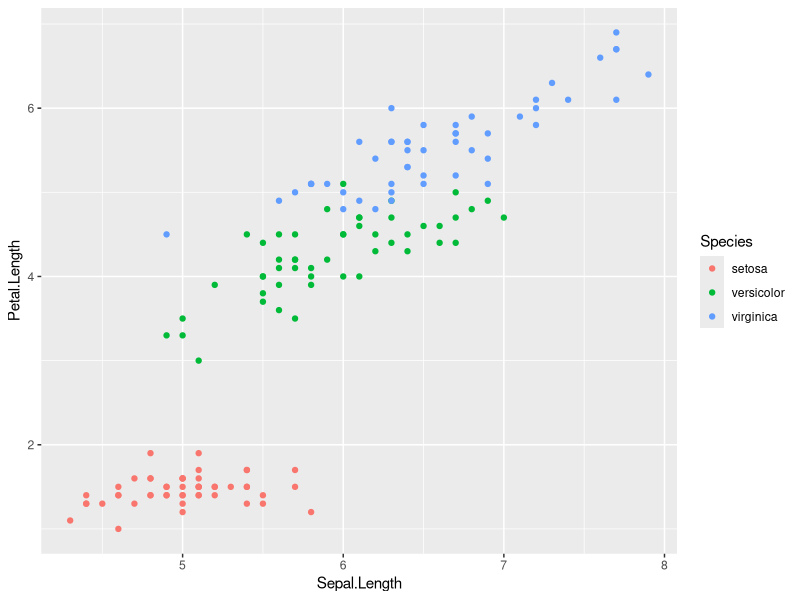
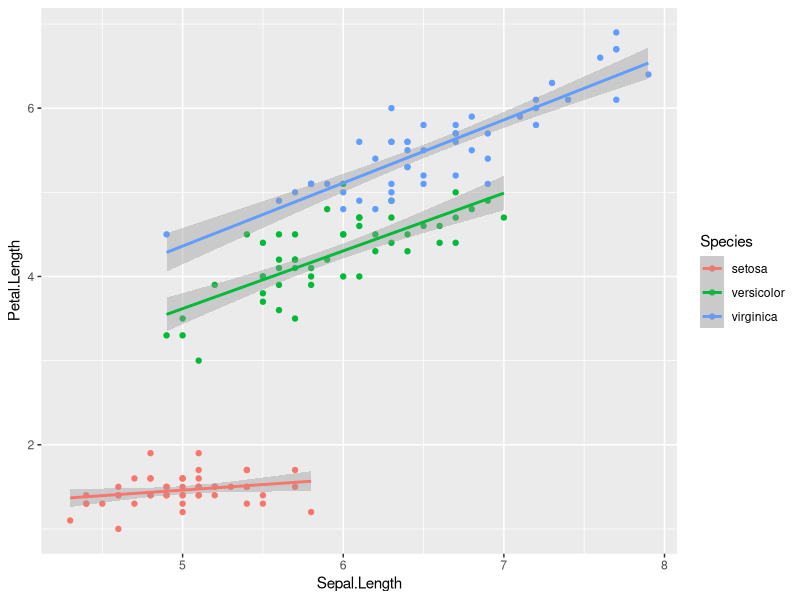

R code for these plots, in order:
## ---- chunk 1
library(knitr)

hook_fragment <-
  function(before, options, envir) {
    if (before) {
      before_chunk <- paste0("<div class='fragment' data-fragment-index='", options$fragment,"' style='position:absolute;top:0;left:0'>")
    } else {
      after_chunk <- "</div>"
      ## code to be run after a chunk
    }
}

knit_hooks$set(fragment = hook_fragment)
## ---- chunk 2
# <div style="position:relative; top:0px; width:700px; height:500px; margin:0 auto;">
# ```{r fragment = 1, echo = F}
# library(ggplot2)
# ggplot(iris, aes(Sepal.Length, Petal.Length, col = Species, group = Species)) +
#   geom_point()
# ```
# ```{r fragment = 3, echo = F}
# ggplot(iris, aes(Sepal.Length, Petal.Length, col = Species, group = Species)) +
#   geom_point() +
#   geom_smooth(method = "lm")
# ```
# </div>
# <br>
# <div class="fragment" data-fragment-index="2">- Plot points</div>
# <div class="fragment" data-fragment-index="4">- Add regression lines</div>
## ---- chunk 3
library(ggplot2)
ggplot(iris, aes(Sepal.Length, Petal.Length, col = Species, group = Species)) +
  geom_point()
## ---- chunk 4
ggplot(iris, aes(Sepal.Length, Petal.Length, col = Species, group = Species)) +
  geom_point() +
  geom_smooth(method = "lm")
## ---- chunk 5

list_ggplot2 <-
  list(
    a = ggplot(mtcars, aes(cyl, mpg)) + geom_point(),
    b = ggplot(mtcars, aes(cyl, mpg)) + geom_point() + geom_smooth(method = "lm")
  )
  
  
  
chunk_body1 <-
  c("```{r fragment=1}",
    "print(list_ggplot2[1])",
    "```")

chunk_body2 <-
  c("```{r fragment=2}",
    "print(list_ggplot2[2])",
    "```")
